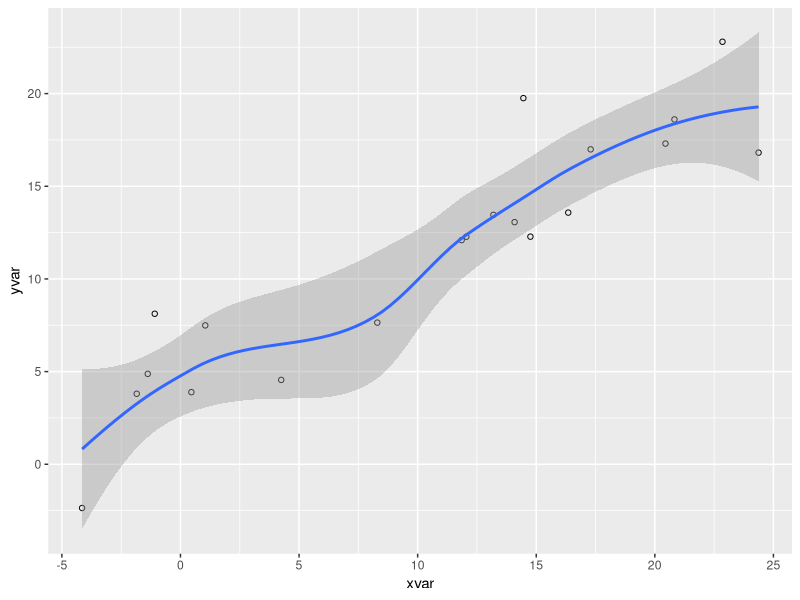

Write R code to recreate this figure.
## ---- chunk 1
summary(cars)
## ---- chunk 2
#| label: fig-pressure
#| fig-cap: "Pressure"
#| code-fold: true

library(ggplot2)
dat <- data.frame(cond = rep(c("A", "B"), each=10),
                  xvar = 1:20 + rnorm(20,sd=3),
                  yvar = 1:20 + rnorm(20,sd=3))

ggplot(dat, aes(x=xvar, y=yvar)) +
    geom_point(shape=1) + 
    geom_smooth() 
## ---- chunk 3
knitr::kable(head(ggplot2::diamonds))
